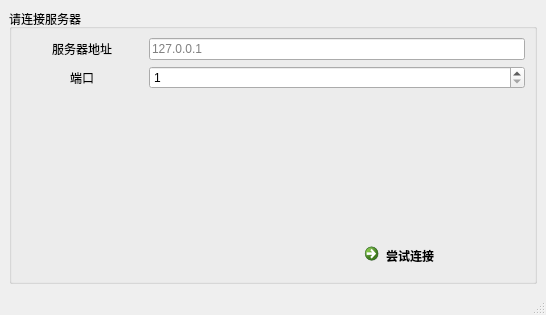
<?xml version="1.0" encoding="UTF-8"?>
<ui version="4.0">
 <class>MainWindow</class>
 <widget class="QMainWindow" name="MainWindow">
  <property name="geometry">
   <rect>
    <x>0</x>
    <y>0</y>
    <width>546</width>
    <height>315</height>
   </rect>
  </property>
  <property name="windowTitle">
   <string>MainWindow</string>
  </property>
  <widget class="QWidget" name="centralwidget">
   <layout class="QGridLayout" name="gridLayout_2">
    <item row="0" column="0">
     <widget class="QGroupBox" name="groupBox">
      <property name="title">
       <string>请连接服务器</string>
      </property>
      <layout class="QGridLayout" name="gridLayout">
       <item row="3" column="1" colspan="3">
        <layout class="QGridLayout" name="gridLayout_3">
         <item row="0" column="1">
          <widget class="QCommandLinkButton" name="commandLinkButton">
           <property name="text">
            <string>尝试连接</string>
           </property>
          </widget>
         </item>
         <item row="0" column="0">
          <spacer name="horizontalSpacer">
           <property name="orientation">
            <enum>Qt::Horizontal</enum>
           </property>
           <property name="sizeHint" stdset="0">
            <size>
             <width>40</width>
             <height>20</height>
            </size>
           </property>
          </spacer>
         </item>
        </layout>
       </item>
       <item row="2" column="0">
        <spacer name="verticalSpacer_3">
         <property name="orientation">
          <enum>Qt::Vertical</enum>
         </property>
         <property name="sizeHint" stdset="0">
          <size>
           <width>20</width>
           <height>40</height>
          </size>
         </property>
        </spacer>
       </item>
       <item row="2" column="2">
        <spacer name="verticalSpacer_4">
         <property name="orientation">
          <enum>Qt::Vertical</enum>
         </property>
         <property name="sizeHint" stdset="0">
          <size>
           <width>20</width>
           <height>40</height>
          </size>
         </property>
        </spacer>
       </item>
       <item row="1" column="0">
        <widget class="QLabel" name="label_2">
         <property name="text">
          <string>端口</string>
         </property>
         <property name="alignment">
          <set>Qt::AlignCenter</set>
         </property>
         <property name="buddy">
          <cstring>spinBox</cstring>
         </property>
        </widget>
       </item>
       <item row="0" column="0">
        <widget class="QLabel" name="label">
         <property name="text">
          <string>服务器地址</string>
         </property>
         <property name="alignment">
          <set>Qt::AlignCenter</set>
         </property>
         <property name="buddy">
          <cstring>lineEdit</cstring>
         </property>
        </widget>
       </item>
       <item row="0" column="1" colspan="3">
        <widget class="QLineEdit" name="lineEdit">
         <property name="echoMode">
          <enum>QLineEdit::Normal</enum>
         </property>
         <property name="placeholderText">
          <string>127.0.0.1</string>
         </property>
        </widget>
       </item>
       <item row="1" column="1" colspan="3">
        <widget class="QSpinBox" name="spinBox">
         <property name="minimum">
          <number>1</number>
         </property>
         <property name="maximum">
          <number>9999</number>
         </property>
        </widget>
       </item>
      </layout>
     </widget>
    </item>
   </layout>
  </widget>
  <widget class="QMenuBar" name="menubar">
   <property name="geometry">
    <rect>
     <x>0</x>
     <y>0</y>
     <width>546</width>
     <height>22</height>
    </rect>
   </property>
  </widget>
  <widget class="QStatusBar" name="statusbar"/>
 </widget>
 <resources/>
 <connections>
  <connection>
   <sender>commandLinkButton</sender>
   <signal>clicked()</signal>
   <receiver>MainWindow</receiver>
   <slot>connect()</slot>
   <hints>
    <hint type="sourcelabel">
     <x>410</x>
     <y>259</y>
    </hint>
    <hint type="destinationlabel">
     <x>312</x>
     <y>292</y>
    </hint>
   </hints>
  </connection>
 </connections>
 <slots>
  <slot>connect()</slot>
 </slots>
</ui>
